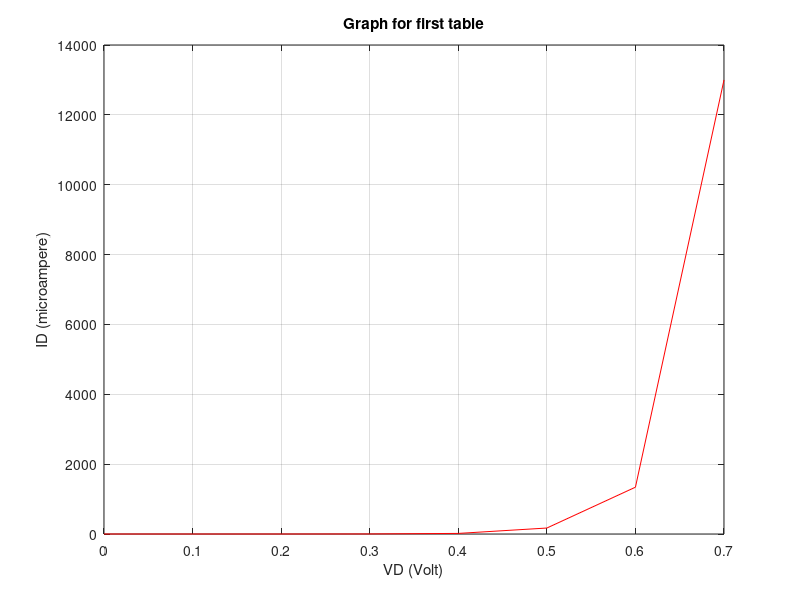
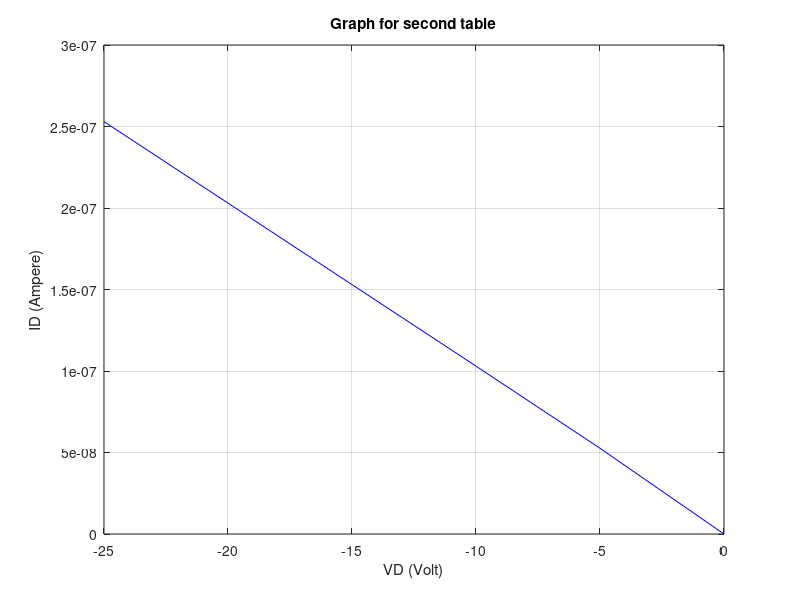

These figures' MATLAB source, in order:
VD_1 = [0 0.1 0.2 0.3 0.4 0.5 0.6 0.7];
ID_1 = [0 2.17*10^(-2) 21.1*10^(-2) 0.19*10 1.69*10 17.1*10 134*10 1.30*10^4];
figure(1);
plot(VD_1, ID_1, 'r');
grid on;
xlabel('VD (Volt)');
ylabel('ID (microampere)');
title('Graph for first table');

VD_2 = [0 -5 -10 -15 -20 -25];
ID_2 = [0 5.26*10^(-8) 10.3*10^(-8) 15.3*(10^-8) 20.3*10^(-8) 25.3*10^(-8)];
figure(2);
plot(VD_2, ID_2, 'b');
grid on;
xlabel('VD (Volt)');
ylabel('ID (Ampere)');
title('Graph for second table');

